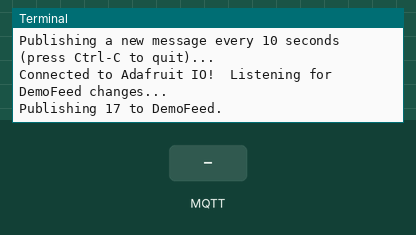
This program was run on a simulated Raspberry Pi (BCM pin numbers). Shown: the last lines printed to the terminal. The inputs (shaded band) are chosen by the test bench. Random numbers come from a fixed seed; no MQTT or app messages arrive unless stated.

Above: at 1.3 s.
1.4 s: MQTT message "sw1" arrives on the first subscribed topic
At 1.8 s:
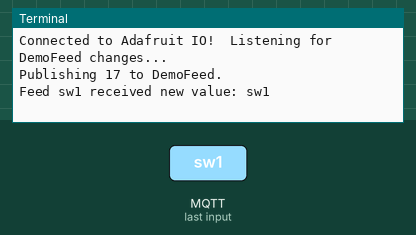
2.9 s: MQTT message "ON" arrives on the first subscribed topic
At 3.08 s:
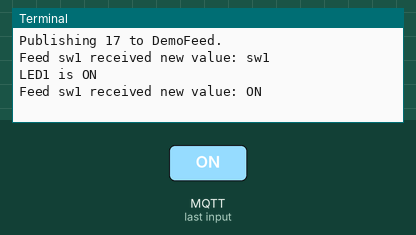
4.4 s: MQTT message "OFF" arrives on the first subscribed topic
At 5.2 s:
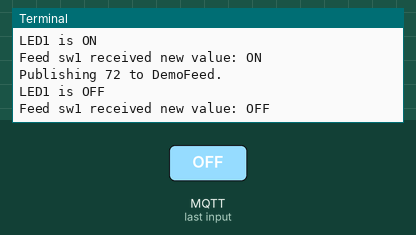
5.9 s: MQTT message "1" arrives on the first subscribed topic
At 6.08 s:
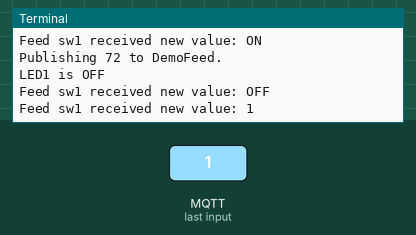
7.4 s: MQTT message "on" arrives on the first subscribed topic
At 8.6 s:
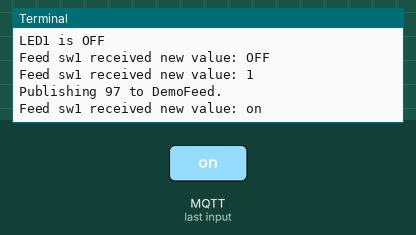
8.9 s: MQTT message "off" arrives on the first subscribed topic
At 9.08 s:
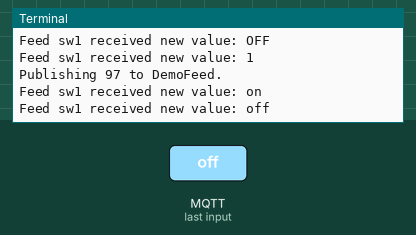
Timing chart, 0 to 11.4 s (numbered marks = the images above; inputs shaded):
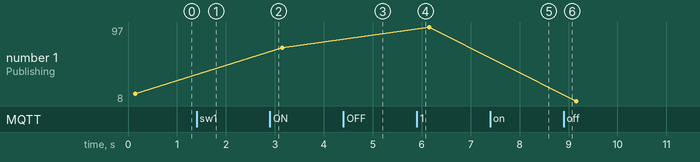

Measured:
- after the input at 1.4 s, the terminal: prints a new line at once (image 1)
- after the input at 2.9 s, the terminal: prints a new line at once (image 2)
- after the input at 4.4 s, the terminal: prints a new line at once (image 3)
- after the input at 5.9 s, the terminal: prints a new line at once (image 4)
- after the input at 7.4 s, the terminal: prints a new line at once (image 5)
- after the input at 8.9 s, the terminal: prints a new line at once (image 6)

The program:

AIO_MQTT.py
```python
import random
import sys
import time

from Adafruit_IO import MQTTClient


# Set to your Adafruit IO key & username below.
ADAFRUIT_IO_KEY      = 'fc2b2990e634490385dccf451583c78b'
ADAFRUIT_IO_USERNAME = 'Choppy_44'  # See https://accounts.adafruit.com
                                                    # to find your username.


# Define callback functions which will be called when certain events happen.
def connected(client):
    # Connected function will be called when the client is connected to Adafruit IO.
    # This is a good place to subscribe to feed changes.  The client parameter
    # passed to this function is the Adafruit IO MQTT client so you can make
    # calls against it easily.
    print('Connected to Adafruit IO!  Listening for DemoFeed changes...')
    # Subscribe to changes on a feed named DemoFeed.
    client.subscribe('sw1')
    client.subscribe('sw2')

def disconnected(client):
    # Disconnected function will be called when the client disconnects.
    print('Disconnected from Adafruit IO!')
    sys.exit(1)

def message(client, feed_id, payload):
    # Message function will be called when a subscribed feed has a new value.
    # The feed_id parameter identifies the feed, and the payload parameter has
    # the new value.
    if feed_id == 'sw1':
        if payload == 'ON':
            print 'LED1 is ON'
        if payload == 'OFF':
            print 'LED1 is OFF'

    if feed_id == 'sw2':
        if payload == 'ON':
            print 'LED2 is ON'
        if payload == 'OFF':
            print 'LED2 is OFF'
    print('Feed {0} received new value: {1}'.format(feed_id, payload))


# Create an MQTT client instance.
client = MQTTClient(ADAFRUIT_IO_USERNAME, ADAFRUIT_IO_KEY)

# Setup the callback functions defined above.
client.on_connect    = connected
client.on_disconnect = disconnected
client.on_message    = message

# Connect to the Adafruit IO server.
client.connect()

# Now the program needs to use a client loop function to ensure messages are
# sent and received.  There are a few options for driving the message loop,
# depending on what your program needs to do.

# The first option is to run a thread in the background so you can continue
# doing things in your program.
client.loop_background()

# Now send new values every 10 seconds.
print('Publishing a new message every 10 seconds (press Ctrl-C to quit)...')
while True:
    value = random.randint(0, 100)
    print('Publishing {0} to DemoFeed.'.format(value))
    client.publish('temp', value)
    time.sleep(3)
```
